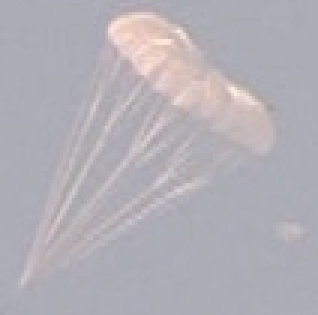
#> input picture yolo/p-temp.png, 106 x 105 px, found by its file name (shown 3 times larger)
$ python dsafasdff.py
#> lines starting #> are read from the running program, lines starting #| are printed output that depends on the picture
import cv2
import numpy as np

image1 = cv2.imread('H:/demo/yolo3_tensorflow_610/p-temp.png')
#> image1 is the input picture: shape (105, 106, 3); mean B, G, R 182.5, 175.5, 178.8
def m4_cutImage(image, box):
    lt_x, lt_y, br_x, br_y = box
    cut = image[lt_x:br_x, lt_y:br_y, :]
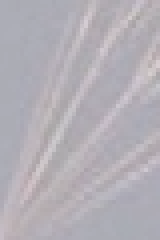
#> cut: shape (60, 40, 3) (shown 4 times larger); mean B, G, R 182.3, 175.2, 179.2
    return cut

cut = m4_cutImage(image1, [30,10,90,50])
print(cut.shape)
#| (60, 40, 3)
print(len([]))
print(image1.shape)
#| (105, 106, 3)
cv2.imshow('imms',cut)
cv2.waitKey(0)
